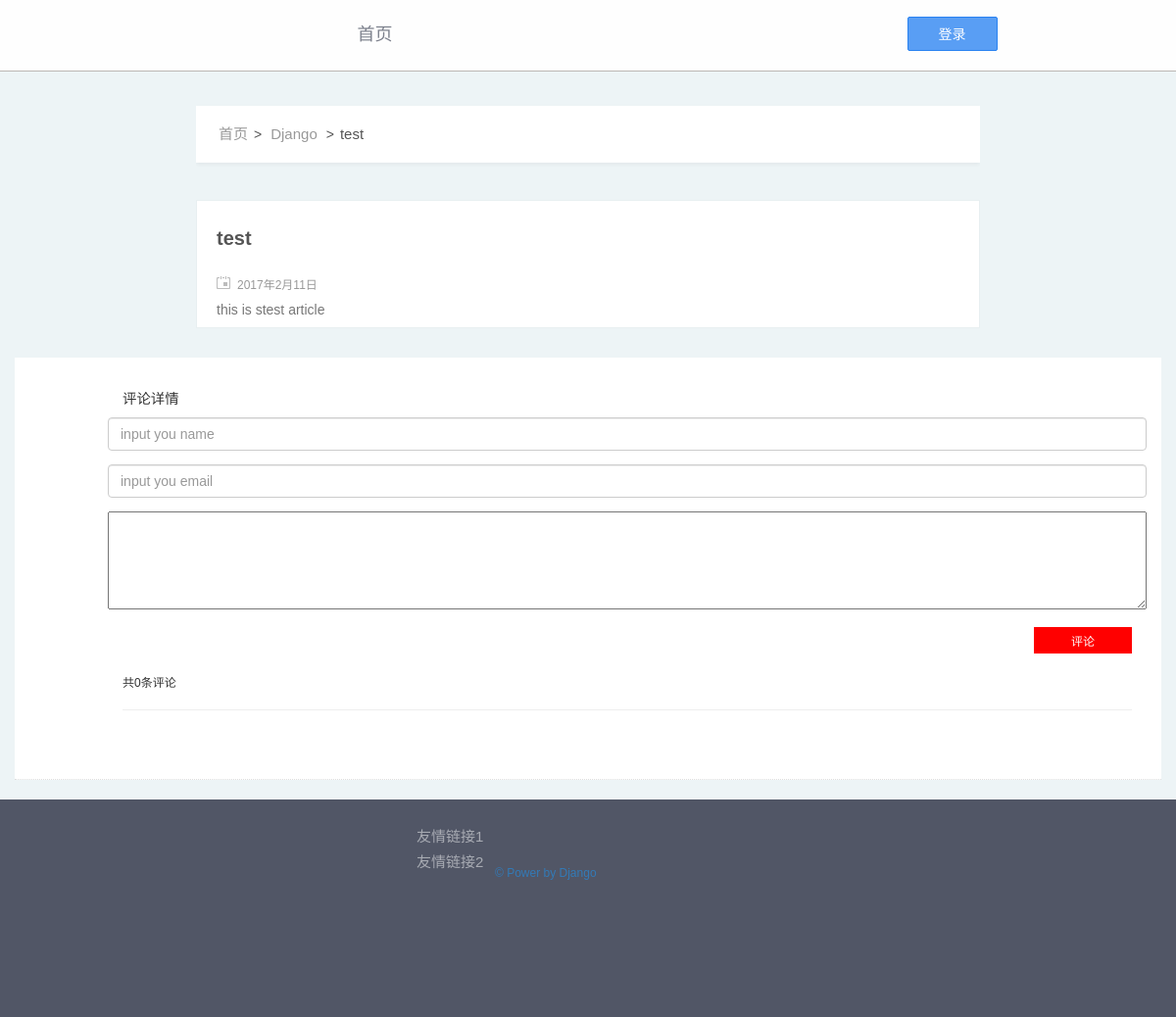
The app's page /article/1 with its own data.
### blog/models.py (models this page shows, shortened)
class Article(models.Model):
    STATUS_CHOICES = (
        ('d','Draft'),
        ('p','Published'),
    )
    objects = ArticleManage()
    title = models.CharField('title',max_length = 70)
    body = models.TextField('body')
    created_time = models.DateTimeField('文章创建时间',auto_now_add = True)
    last_modified_time = models.DateTimeField('last_modified_time',auto_now = True)
    status = models.CharField('status',max_length = 1,choices = STATUS_CHOICES)
    abstract = models.CharField('abstract',max_length = 54,blank = True,null = True,help_text = 'you can choice fist 54 words as the abstruct')
    views = models.PositiveIntegerField('views',default = 0)
    likes= models.PositiveIntegerField('liskes',default = 0)
    topped = models.BooleanField('topped',default = False)
    category = models.ForeignKey('Category',verbose_name = 'category',null = True,on_delete = models.SET_NULL)
    tags = models.ManyToManyField('Tag',verbose_name = 'tags',blank = True)
    class Meta:
        ordering = ['-last_modified_time']

class Category(models.Model):
    name = models.CharField('name',max_length = 20)
    created_time = models.DateTimeField('created_time',auto_now_add = True)
    last_modified_time = models.DateTimeField('last_modified_tiem',auto_now = True)

### blog/views.py (the view)
# urls.py: url(r'^article/(?P<article_id>\d+)$',views.ArticleDetailView.as_view(),name = 'detail'),
class ArticleDetailView(DetailView):
    model = Article
    template_name = 'blog/detail.html'
    context_object_name = 'article'
    pk_url_kwarg = 'article_id'
    def get_object(self):
        obj = super(ArticleDetailView,self).get_object()
        obj.body = markdown2.markdown(obj.body, extras=['fenced-code-blocks'],)
        return obj
    def get_context_data(self,**kwargs):
        kwargs['comment_list'] = self.object.blogcomment_set.all()
        kwargs['form'] = BlogCommentForm()
        return super(ArticleDetailView,self).get_context_data(**kwargs)

### blog/forms.py
class BlogCommentForm(forms.ModelForm):
    class Meta:
        model = BlogComment
        fields = ['user_name','user_email','body']
        widgets = {
            'user_name':forms.TextInput(attrs={
                'class':'form-control',
                'placeholder':'input you name',
                'aria-describedby':'sizing-addon1',
            }),
            'user_email':forms.TextInput(attrs={
                'class':'form-control',
                'placeholder':'input you email',
                'aria-describedby':'sizing-addon1',
            }),
            'body':forms.Textarea(attrs={'placeeholder':'say something'}),
        }

### blog/templates/blog/detail.html
{% extends 'base.html' %}
{% block content %}
    <div class="container">
        <div class="row">
            <div id="bd" class="wrp clear-fix">
                <div id="main">
                    <div id="detail-title">
                        <ul id="single-nav">
                            <li><a href="{% url 'blog:index' %}">首页</a></li>
                            <li>&gt;</li>
                            <li>
                                <ul class="post-categories">
                                    <li><a href="" title=""
                                           rel="category">{{ article.category.name }}</a>
                                    </li>
                                </ul>
                            </li>
                            <li>&gt;</li>
                            <li class="title-active"><a href="{% url 'blog:detail' article.pk %}"
                                                        rel="bookmark">{{ article.title }}</a>
                            </li>
                        </ul>
                    </div>
                    <div id="post-1951"
                         class="post-1951 post type-post status-publish format-standard hentry category-meida-report">
                        <div class="post-hd">
                            <h1 class="title">{{ article.title }}</h1>
                        </div>
                        <div class="date-read">
                            <i class="icon-date"></i><span
                                class="date">{{ article.last_modified_time|date:"Y年n月d日" }}</span>
                        </div>
                        <div class="post-bd">
                            {{ article.body |safe }}
                        </div>
                    </div>
                </div>
            </div>
            {% include 'blog/comment.html' %}
        </div>
    </div>
{% endblock %}

### blog/static/blog/css/style.css (style rules this page uses)
html, body { margin: 0; padding: 0; border: 0; font-size: 100%; vertical-align: baseline; line-height: 1; }
body { margin: 0; padding: 0; font: 12px 'Microsoft Yahei', '微软雅黑', 'simsun', Arial, sans-serif; background-color: #edf4f6; min-width: 960px; }
ul { padding: 0; margin: 0; }
li { float:left; list-style: none; }
a { text-decoration: none }
input, textarea { outline: 0 }
.wrp { width: 960px; height: 72px; margin: 0 auto; }
.clear-fix:after { clear: both; display: block; visibility: hidden; overflow: hidden; height: 0; content: '.' }
.clear-fix { zoom: 1 }
#bd { margin: 0 auto; width: 800px; height: auto; }
#main { float: left; overflow-x: hidden; width: 100% }
.post { margin-top: 38px; border: 1px solid #e8eff1; background-color: #fff; padding-left: 20px; padding-right: 20px; }
.post-hd .title { margin: 27px 0 27px; font-size: 20px; font-weight: bold; color: #555; }
.date-read { margin: 10px 0px; }
.icon-date { display: inline-block; *display: inline; *zoom: 1; width: 14px; height: 13px; margin-right: 7px; background: url(../img/date.png) no-repeat; }
.read, .date { color: #999; margin-right: 12px; }
.post-bd { / / min-height: 250 px; word-break: break-word; color: #777; }
.post-bd p { color: #777; font-size: 14px; }
#detail-title { display: block; width: 800px; margin: 0 auto; margin-top: 35px; background-color: #fff; box-shadow: 0 2px 4px rgba(0, 0, 0, 0.05); }
#detail-title #single-nav { margin-left: 20px; height: 58px; }
#detail-title li { display: inline-block; *display: inline; *zoom: 1; font-size: 14px; color: #555; line-height: 58px; padding: 0 3px; vertical-align: top; }
#detail-title li a { font-size: 15px; color: #999; display: block; }
#detail-title .title-active a { color: #555; overflow: hidden; white-space: nowrap; text-overflow: ellipsis; max-width: 500px; }
.comment textarea { width: 100%; height: 100px; resize: vertical; }

### records on screen
Article: category.name "Django", title "test", last_modified_time "2017年2月11日", body "this is stest article"

### other values on screen
{{ 0 }} "0"
